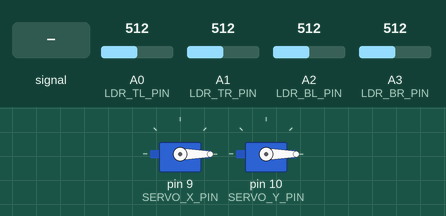
The sketch below on a simulated Arduino Uno, built with avr-gcc and run on an emulated ATmega328P. Parts: 2 × servo. The inputs (shaded band) are chosen by the test bench; at power-on: A1 (LDR_TR_PIN) = 512, A3 (LDR_BR_PIN) = 512, A2 (LDR_BL_PIN) = 512, A0 (LDR_TL_PIN) = 512.

Above: at 1.2 s.
1.3 s: A0 (LDR_TL_PIN) fed a 2 Hz sine of ±306 counts around its level
At 1.74 s:
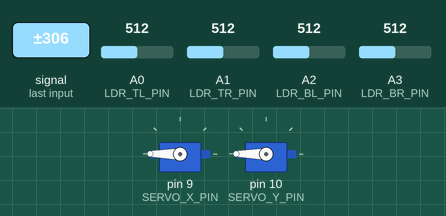
4.3 s: A1 (LDR_TR_PIN) set to 90
At 5.4 s:
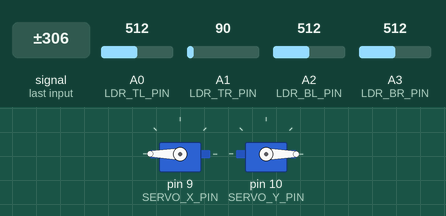
5.8 s: A3 (LDR_BR_PIN) set to 635
7.3 s: A3 (LDR_BR_PIN) set to 659
At 7.9 s:
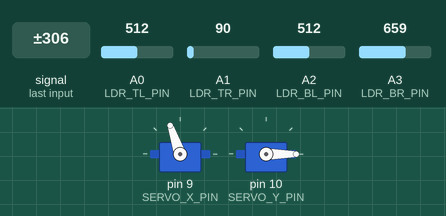
10.3 s: A2 (LDR_BL_PIN) set to 306
13.3 s: A1 (LDR_TR_PIN) set to 306
At 13.74 s:
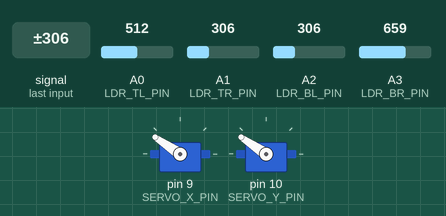
Timing chart, 0 to 63.8 s (numbered marks = the images above; inputs shaded):
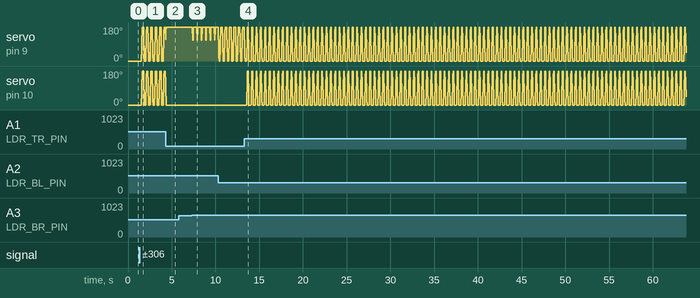

The sketch:

track.ino
```cpp
#include <Servo.h>

const int LDR_TL_PIN = A0;
const int LDR_TR_PIN = A1;
const int LDR_BL_PIN = A2;
const int LDR_BR_PIN = A3;

const int SERVO_X_PIN = 9;
const int SERVO_Y_PIN = 10;

Servo servoX;
Servo servoY;

int servoXPos = 0;
int servoYPos = 0;

unsigned long trackTimer = 0;

void setup()
{
    Serial.begin(115200);

    pinMode(LDR_TL_PIN, INPUT);
    pinMode(LDR_TR_PIN, INPUT);
    pinMode(LDR_BL_PIN, INPUT);
    pinMode(LDR_BR_PIN, INPUT);

    servoX.attach(SERVO_X_PIN);
    servoY.attach(SERVO_Y_PIN);
}

int diffToDirection(int diff, int threshold)
{
    if (abs(diff) < threshold) {
        return 0;
    }

    if (diff > 0)
    {
        return 1;
    }

    if (diff < 0)
    {
        return -1;
    }

    return 0;
}

void track()
{
    if ((millis() - trackTimer) >= 100)
    {
        int tl = analogRead(LDR_TL_PIN);
        int tr = analogRead(LDR_TR_PIN);
        int bl = analogRead(LDR_BL_PIN);
        int br = analogRead(LDR_BR_PIN);

        int topDiff = tl - tr;
        int bottomDiff = bl - br;

        int leftDiff = tl - bl;
        int rightDiff = tr - br;

        float xDiff = (topDiff + bottomDiff) / 2.0;
        float yDiff = (leftDiff + rightDiff) / 2.0;

        const int TRACK_THRESHOLD = 10;

        servoXPos += diffToDirection(xDiff, TRACK_THRESHOLD);
        servoYPos += diffToDirection(yDiff, TRACK_THRESHOLD);

        servoXPos = constrain(servoXPos, 0, 180);
        servoYPos = constrain(servoYPos, 0, 180);
    }
}

void updateServo()
{
    servoX.write(servoXPos);
    servoY.write(servoYPos);
}

void loop()
{
    track();
    updateServo();
}
```

Measured:
- the behaviour switches between 647 and 648 on A3 (LDR_BR_PIN) (found by bisection; images 2 and 3)
- after the input at 1.3 s, servo on pin 9 (SERVO_X_PIN), servo on pin 10 (SERVO_Y_PIN): 0° → 1° after 0.21 s, then repeats every 0.50 s: 34° 0.02 s, 67° 0.02 s, 100° 0.02 s, 133° 0.02 s, 166° 0.01 s, 180° 0.14 s, 179° 0.02 s, 146° 0.02 s, 113° 0.02 s, 80° 0.02 s, 47° 0.02 s, 14° 0.01 s, 0° 0.14 s, 1° 0.02 s
- after the input at 4.3 s, servo on pin 10 (SERVO_Y_PIN): goes on until 4.4 s, then stays 0°
- after the input at 5.8 s, every drawn part: stays the same
- after the input at 13.3 s, servo on pin 10 (SERVO_Y_PIN): 0° → 1° after 0.25 s, then repeats every 0.50 s: 34° 0.02 s, 67° 0.02 s, 100° 0.02 s, 133° 0.02 s, 166° 0.01 s, 180° 0.06 s, 179° 0.02 s, 146° 0.02 s, 113° 0.02 s, 80° 0.02 s, 47° 0.02 s, 14° 0.01 s, 0° 0.22 s, 1° 0.02 s
